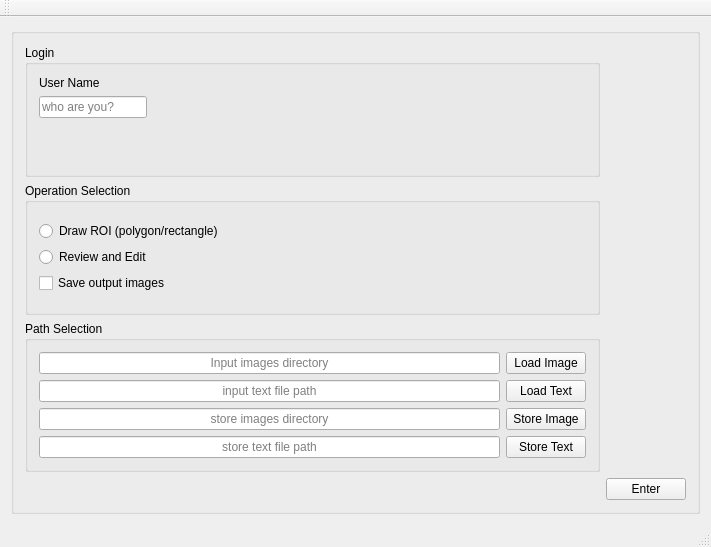
<?xml version="1.0" encoding="UTF-8"?>
<ui version="4.0">
 <class>MainWindow</class>
 <widget class="QMainWindow" name="MainWindow">
  <property name="geometry">
   <rect>
    <x>0</x>
    <y>0</y>
    <width>711</width>
    <height>547</height>
   </rect>
  </property>
  <property name="windowTitle">
   <string>MainWindow</string>
  </property>
  <widget class="QWidget" name="centralWidget">
   <layout class="QGridLayout" name="gridLayout_4">
    <item row="0" column="0">
     <widget class="QGroupBox" name="groupBox">
      <property name="title">
       <string/>
      </property>
      <layout class="QGridLayout" name="gridLayout_5">
       <item row="0" column="0">
        <layout class="QGridLayout" name="gridLayout_3">
         <item row="0" column="0">
          <widget class="QGroupBox" name="grpBox_login">
           <property name="title">
            <string>Login</string>
           </property>
           <layout class="QFormLayout" name="formLayout">
            <item row="0" column="0">
             <widget class="QLabel" name="lblusername">
              <property name="text">
               <string>User Name</string>
              </property>
             </widget>
            </item>
            <item row="1" column="0">
             <widget class="QLineEdit" name="lnEusername">
              <property name="placeholderText">
               <string>who are you?</string>
              </property>
              <property name="clearButtonEnabled">
               <bool>true</bool>
              </property>
             </widget>
            </item>
           </layout>
          </widget>
         </item>
         <item row="1" column="0">
          <widget class="QGroupBox" name="grpBox_op_sel">
           <property name="title">
            <string>Operation Selection</string>
           </property>
           <layout class="QGridLayout" name="gridLayout">
            <item row="0" column="0">
             <layout class="QVBoxLayout" name="verticalLayout">
              <item>
               <widget class="QRadioButton" name="rdbtn_roi">
                <property name="text">
                 <string>Draw ROI (polygon/rectangle)</string>
                </property>
               </widget>
              </item>
              <item>
               <widget class="QRadioButton" name="rdbtn_edit">
                <property name="text">
                 <string>Review and Edit </string>
                </property>
               </widget>
              </item>
              <item>
               <widget class="QCheckBox" name="chBox_save_result_images">
                <property name="text">
                 <string>Save output images</string>
                </property>
               </widget>
              </item>
             </layout>
            </item>
           </layout>
          </widget>
         </item>
         <item row="2" column="0">
          <widget class="QGroupBox" name="grpBox_path">
           <property name="title">
            <string>Path Selection</string>
           </property>
           <layout class="QGridLayout" name="gridLayout_2">
            <item row="0" column="0">
             <layout class="QVBoxLayout" name="verticalLayout_2">
              <item>
               <widget class="QLineEdit" name="lnE_load_img">
                <property name="alignment">
                 <set>Qt::AlignCenter</set>
                </property>
                <property name="dragEnabled">
                 <bool>false</bool>
                </property>
                <property name="readOnly">
                 <bool>false</bool>
                </property>
                <property name="placeholderText">
                 <string>Input images directory</string>
                </property>
                <property name="clearButtonEnabled">
                 <bool>false</bool>
                </property>
               </widget>
              </item>
              <item>
               <widget class="QLineEdit" name="lnE_load_text">
                <property name="alignment">
                 <set>Qt::AlignCenter</set>
                </property>
                <property name="dragEnabled">
                 <bool>false</bool>
                </property>
                <property name="readOnly">
                 <bool>false</bool>
                </property>
                <property name="placeholderText">
                 <string>input text file path</string>
                </property>
                <property name="clearButtonEnabled">
                 <bool>false</bool>
                </property>
               </widget>
              </item>
              <item>
               <widget class="QLineEdit" name="lnE_store_img">
                <property name="alignment">
                 <set>Qt::AlignCenter</set>
                </property>
                <property name="dragEnabled">
                 <bool>false</bool>
                </property>
                <property name="readOnly">
                 <bool>false</bool>
                </property>
                <property name="placeholderText">
                 <string>store images directory</string>
                </property>
               </widget>
              </item>
              <item>
               <widget class="QLineEdit" name="lnE_store_text">
                <property name="alignment">
                 <set>Qt::AlignCenter</set>
                </property>
                <property name="dragEnabled">
                 <bool>false</bool>
                </property>
                <property name="readOnly">
                 <bool>false</bool>
                </property>
                <property name="placeholderText">
                 <string>store text file path</string>
                </property>
               </widget>
              </item>
             </layout>
            </item>
            <item row="0" column="1">
             <layout class="QVBoxLayout" name="verticalLayout_3">
              <item>
               <widget class="QPushButton" name="btn_load_img">
                <property name="text">
                 <string>Load Image</string>
                </property>
               </widget>
              </item>
              <item>
               <widget class="QPushButton" name="btn_load_text">
                <property name="text">
                 <string>Load Text</string>
                </property>
               </widget>
              </item>
              <item>
               <widget class="QPushButton" name="btn_store_img">
                <property name="text">
                 <string>Store Image</string>
                </property>
               </widget>
              </item>
              <item>
               <widget class="QPushButton" name="btn_store_text">
                <property name="text">
                 <string>Store Text</string>
                </property>
               </widget>
              </item>
             </layout>
            </item>
           </layout>
          </widget>
         </item>
        </layout>
       </item>
       <item row="1" column="1">
        <widget class="QPushButton" name="btn_enter">
         <property name="text">
          <string>Enter</string>
         </property>
        </widget>
       </item>
      </layout>
     </widget>
    </item>
   </layout>
  </widget>
  <widget class="QMenuBar" name="menuBar">
   <property name="geometry">
    <rect>
     <x>0</x>
     <y>0</y>
     <width>711</width>
     <height>19</height>
    </rect>
   </property>
  </widget>
  <widget class="QToolBar" name="mainToolBar">
   <attribute name="toolBarArea">
    <enum>TopToolBarArea</enum>
   </attribute>
   <attribute name="toolBarBreak">
    <bool>false</bool>
   </attribute>
  </widget>
  <widget class="QStatusBar" name="statusBar"/>
  <action name="action_Help">
   <property name="text">
    <string>Help</string>
   </property>
  </action>
 </widget>
 <layoutdefault spacing="6" margin="11"/>
 <resources/>
 <connections/>
</ui>
